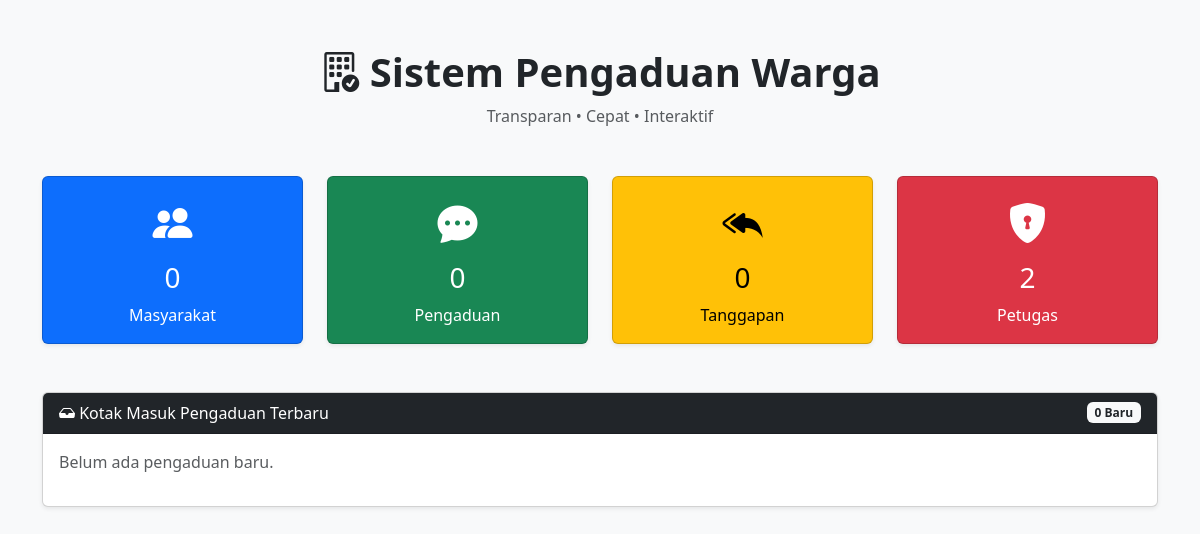
The page /admin/home.php on the database as committed earlier.
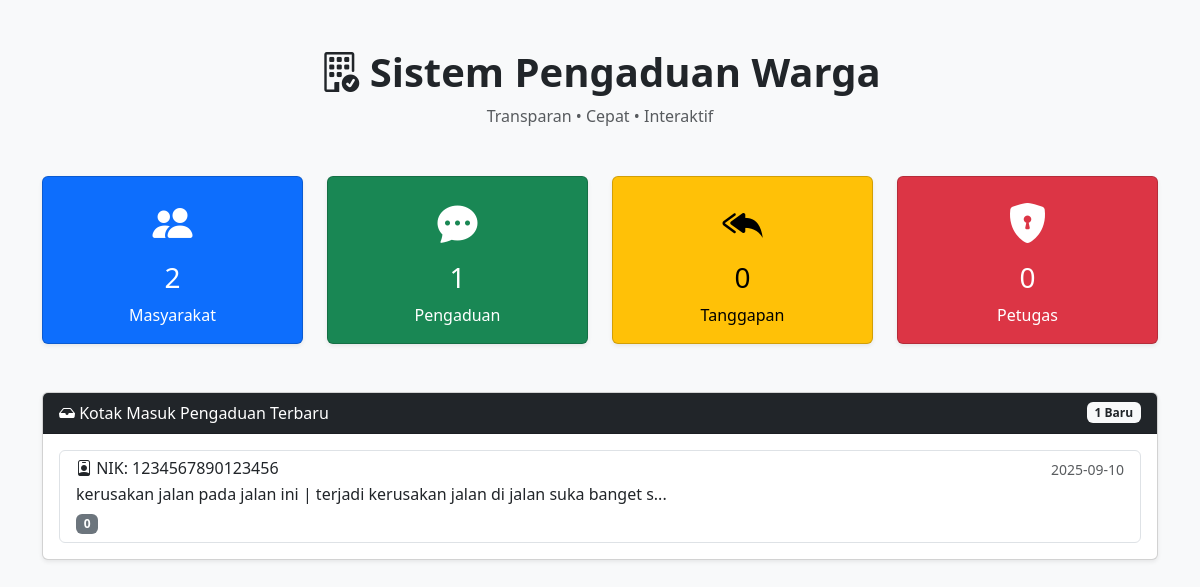
The same page on the database as committed later.
### tables this page shows
CREATE TABLE `pengaduan` (
  `id_pengaduan` int(11) NOT NULL,
  `tgl_pengaduan` date NOT NULL,
  `nik` char(16) NOT NULL,
  `isi_laporan` text NOT NULL,
  `foto` varchar(255) DEFAULT NULL,
  `status` enum('0','proses','selesai') DEFAULT '0',
  `created_at` timestamp NOT NULL DEFAULT current_timestamp(),
  `updated_at` timestamp NOT NULL DEFAULT current_timestamp() ON UPDATE current_timestamp()
);

### admin/home.php (the view, shortened to what the changed rows need)
<?php
class Database {
    private string $host = 'localhost';
    private string $username = 'root';
    private string $password = '';
    private string $database = 'db_apem';
    private ?PDO $connection = null;
    private function connect(): void {
        try {
            $this->connection = new PDO(
                "mysql:host={$this->host};dbname={$this->database};charset=utf8mb4",
                $this->username,
                $this->password,
                [
                    PDO::ATTR_ERRMODE            => PDO::ERRMODE_EXCEPTION,
                    PDO::ATTR_DEFAULT_FETCH_MODE => PDO::FETCH_ASSOC,
                    PDO::ATTR_EMULATE_PREPARES   => false
                ]
            );
        } catch (PDOException $e) {
            exit("Koneksi database gagal: " . $e->getMessage());
        }
    }
    public function fetch(string $sql, array $params = []): ?array {
        $stmt = $this->connection->prepare($sql);
        $stmt->execute($params);
        return $stmt->fetch() ?: null;
    }
    public function getLatest(string $table, string $timeColumn = "tgl_pengaduan", int $limit = 5): array {
        $sql = "SELECT * FROM {$table} ORDER BY {$timeColumn} DESC LIMIT :limit";
        $stmt = $this->connection->prepare($sql);
        $stmt->bindValue(":limit", $limit, PDO::PARAM_INT);
        $stmt->execute();
        return $stmt->fetchAll();
    }
}
$db = new Database();
$jml_masyarakat = $db->fetch("SELECT COUNT(*) AS total FROM masyarakat")['total'] ?? 0;
$jml_pengaduan  = $db->fetch("SELECT COUNT(*) AS total FROM pengaduan")['total'] ?? 0;
$jml_petugas    = $db->fetch("SELECT COUNT(*) AS total FROM petugas")['total'] ?? 0;
$latest_pengaduan = $db->getLatest("pengaduan", "tgl_pengaduan", 5);
?>
<!DOCTYPE html>
<html lang="id">
<head>
    <link href="https://cdn.jsdelivr.net/npm/bootstrap@5.3.2/dist/css/bootstrap.min.css" rel="stylesheet">
    <link href="https://cdn.jsdelivr.net/npm/bootstrap-icons/font/bootstrap-icons.css" rel="stylesheet">
</head>
<body>
<div class="container py-5">
    <div class="text-center mb-5">
        <h1 class="fw-bold"><i class="bi bi-building-check"></i> Sistem Pengaduan Warga</h1>
    </div>
    <div class="row g-4 mb-5">
        <div class="col-md-3">
            <div class="card text-bg-primary shadow-sm card-stat">
                <div class="card-body text-center">
                    <i class="bi bi-people-fill fs-1"></i>
                    <h3 class="mt-2"><?= $jml_masyarakat ?></h3>
                    <p class="mb-0">Masyarakat</p>
                </div>
            </div>
        </div>
        <div class="col-md-3">
            <div class="card text-bg-success shadow-sm card-stat">
                <div class="card-body text-center">
                    <i class="bi bi-chat-dots-fill fs-1"></i>
                    <h3 class="mt-2"><?= $jml_pengaduan ?></h3>
                    <p class="mb-0">Pengaduan</p>
                </div>
            </div>
        </div>
        <div class="col-md-3">
            <div class="card text-bg-danger shadow-sm card-stat">
                <div class="card-body text-center">
                    <i class="bi bi-shield-lock-fill fs-1"></i>
                    <h3 class="mt-2"><?= $jml_petugas ?></h3>
                    <p class="mb-0">Petugas</p>
                </div>
            </div>
        </div>
    </div>
    <div class="card shadow-sm">
        <div class="card-header bg-dark text-white d-flex justify-content-between align-items-center">
            <span><i class="bi bi-inbox-fill"></i> Kotak Masuk Pengaduan Terbaru</span>
            <span class="badge bg-light text-dark"><?= count($latest_pengaduan) ?> Baru</span>
        </div>
        <div class="card-body">
            <?php if (empty($latest_pengaduan)): ?>
                <p class="text-muted">Belum ada pengaduan baru.</p>
            <?php else: ?>
                <div class="list-group">
                    <?php foreach ($latest_pengaduan as $p): ?>
                        <a href="#" class="list-group-item list-group-item-action inbox-item">
                            <div class="d-flex w-100 justify-content-between">
                                <h6 class="mb-1"><i class="bi bi-person-badge"></i> NIK: <?= htmlspecialchars($p['nik']) ?></h6>
                                <small class="text-muted"><?= $p['tgl_pengaduan'] ?></small>
                            </div>
                            <p class="mb-1"><?= htmlspecialchars(substr($p['isi_laporan'], 0, 80)) ?>...</p>
                            <span class="badge
                                <?= $p['status'] === 'selesai' ? 'bg-success' :
                                    ($p['status'] === 'proses' ? 'bg-warning text-dark' : 'bg-secondary') ?>">
                                <?= ucfirst($p['status']) ?>
                            </span>
                        </a>
                    <?php endforeach; ?>
                </div>
            <?php endif; ?>
        </div>
    </div>
</div>
</body>
</html>

Rows that differ between the two databases and show on the page:
added pengaduan: nik "1234567890123456", tgl_pengaduan "2025-09-10", isi_laporan "kerusakan jalan pada jalan ini | terjadi kerusakan jalan di jalan suka banget s", status "0"
Other text that changed with them:
$jml_masyarakat: "0" → "2"
$jml_pengaduan: "0" → "1"
$jml_petugas: "2" → "0"
count($latest_pengaduan): "0" → "1"
text no longer shown: "Belum ada pengaduan baru."
